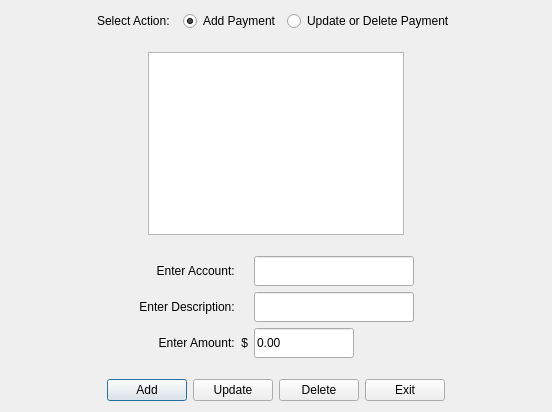
<?xml version="1.0" encoding="UTF-8"?>
<ui version="4.0">
 <class>UpdateAutomaticMonthlyPaymentsDialog</class>
 <widget class="QDialog" name="UpdateAutomaticMonthlyPaymentsDialog">
  <property name="geometry">
   <rect>
    <x>0</x>
    <y>0</y>
    <width>552</width>
    <height>412</height>
   </rect>
  </property>
  <property name="font">
   <font>
    <family>Segoe UI</family>
    <pointsize>9</pointsize>
   </font>
  </property>
  <property name="windowTitle">
   <string>Update Automatic Monthly Payments</string>
  </property>
  <layout class="QVBoxLayout" name="verticalLayout">
   <item>
    <layout class="QHBoxLayout" name="horizontalLayout">
     <item>
      <spacer name="horizontalSpacer_2">
       <property name="orientation">
        <enum>Qt::Horizontal</enum>
       </property>
       <property name="sizeHint" stdset="0">
        <size>
         <width>40</width>
         <height>20</height>
        </size>
       </property>
      </spacer>
     </item>
     <item>
      <widget class="QLabel" name="label">
       <property name="text">
        <string>Select Action:  </string>
       </property>
      </widget>
     </item>
     <item>
      <widget class="QRadioButton" name="radioButtonAdd">
       <property name="text">
        <string>Add Payment</string>
       </property>
       <property name="checked">
        <bool>true</bool>
       </property>
      </widget>
     </item>
     <item>
      <widget class="QRadioButton" name="radioButtonUpdate">
       <property name="text">
        <string>Update or Delete Payment</string>
       </property>
      </widget>
     </item>
     <item>
      <spacer name="horizontalSpacer">
       <property name="orientation">
        <enum>Qt::Horizontal</enum>
       </property>
       <property name="sizeHint" stdset="0">
        <size>
         <width>40</width>
         <height>20</height>
        </size>
       </property>
      </spacer>
     </item>
    </layout>
   </item>
   <item>
    <spacer name="verticalSpacer_3">
     <property name="orientation">
      <enum>Qt::Vertical</enum>
     </property>
     <property name="sizeType">
      <enum>QSizePolicy::Fixed</enum>
     </property>
     <property name="sizeHint" stdset="0">
      <size>
       <width>20</width>
       <height>15</height>
      </size>
     </property>
    </spacer>
   </item>
   <item>
    <layout class="QHBoxLayout" name="horizontalLayout_2">
     <item>
      <spacer name="horizontalSpacer_5">
       <property name="orientation">
        <enum>Qt::Horizontal</enum>
       </property>
       <property name="sizeHint" stdset="0">
        <size>
         <width>40</width>
         <height>20</height>
        </size>
       </property>
      </spacer>
     </item>
     <item>
      <layout class="QVBoxLayout" name="verticalLayout_3">
       <item>
        <widget class="QTableView" name="tableViewAutoPaymentSummary">
         <property name="font">
          <font>
           <family>Segoe UI</family>
           <pointsize>9</pointsize>
          </font>
         </property>
         <property name="cornerButtonEnabled">
          <bool>false</bool>
         </property>
         <attribute name="horizontalHeaderMinimumSectionSize">
          <number>20</number>
         </attribute>
         <attribute name="verticalHeaderMinimumSectionSize">
          <number>15</number>
         </attribute>
         <attribute name="verticalHeaderDefaultSectionSize">
          <number>25</number>
         </attribute>
        </widget>
       </item>
      </layout>
     </item>
     <item>
      <spacer name="horizontalSpacer_3">
       <property name="orientation">
        <enum>Qt::Horizontal</enum>
       </property>
       <property name="sizeHint" stdset="0">
        <size>
         <width>40</width>
         <height>20</height>
        </size>
       </property>
      </spacer>
     </item>
    </layout>
   </item>
   <item>
    <spacer name="verticalSpacer_2">
     <property name="orientation">
      <enum>Qt::Vertical</enum>
     </property>
     <property name="sizeType">
      <enum>QSizePolicy::Fixed</enum>
     </property>
     <property name="sizeHint" stdset="0">
      <size>
       <width>20</width>
       <height>15</height>
      </size>
     </property>
    </spacer>
   </item>
   <item>
    <layout class="QGridLayout" name="gridLayout">
     <item row="0" column="0">
      <spacer name="horizontalSpacer_7">
       <property name="orientation">
        <enum>Qt::Horizontal</enum>
       </property>
       <property name="sizeHint" stdset="0">
        <size>
         <width>40</width>
         <height>20</height>
        </size>
       </property>
      </spacer>
     </item>
     <item row="0" column="3">
      <spacer name="horizontalSpacer_14">
       <property name="orientation">
        <enum>Qt::Horizontal</enum>
       </property>
       <property name="sizeHint" stdset="0">
        <size>
         <width>40</width>
         <height>20</height>
        </size>
       </property>
      </spacer>
     </item>
     <item row="0" column="1">
      <widget class="QLabel" name="label_2">
       <property name="text">
        <string>Enter Account:    </string>
       </property>
       <property name="alignment">
        <set>Qt::AlignRight|Qt::AlignTrailing|Qt::AlignVCenter</set>
       </property>
      </widget>
     </item>
     <item row="2" column="1">
      <widget class="QLabel" name="label_5">
       <property name="text">
        <string>Enter Amount:  $</string>
       </property>
       <property name="alignment">
        <set>Qt::AlignRight|Qt::AlignTrailing|Qt::AlignVCenter</set>
       </property>
      </widget>
     </item>
     <item row="2" column="3">
      <spacer name="horizontalSpacer_15">
       <property name="orientation">
        <enum>Qt::Horizontal</enum>
       </property>
       <property name="sizeHint" stdset="0">
        <size>
         <width>40</width>
         <height>20</height>
        </size>
       </property>
      </spacer>
     </item>
     <item row="2" column="0">
      <spacer name="horizontalSpacer_16">
       <property name="orientation">
        <enum>Qt::Horizontal</enum>
       </property>
       <property name="sizeHint" stdset="0">
        <size>
         <width>40</width>
         <height>20</height>
        </size>
       </property>
      </spacer>
     </item>
     <item row="1" column="2">
      <widget class="QLineEdit" name="lineEditDescription">
       <property name="minimumSize">
        <size>
         <width>160</width>
         <height>30</height>
        </size>
       </property>
       <property name="maximumSize">
        <size>
         <width>160</width>
         <height>30</height>
        </size>
       </property>
      </widget>
     </item>
     <item row="1" column="0">
      <spacer name="horizontalSpacer_10">
       <property name="orientation">
        <enum>Qt::Horizontal</enum>
       </property>
       <property name="sizeHint" stdset="0">
        <size>
         <width>40</width>
         <height>20</height>
        </size>
       </property>
      </spacer>
     </item>
     <item row="1" column="3">
      <spacer name="horizontalSpacer_11">
       <property name="orientation">
        <enum>Qt::Horizontal</enum>
       </property>
       <property name="sizeHint" stdset="0">
        <size>
         <width>40</width>
         <height>20</height>
        </size>
       </property>
      </spacer>
     </item>
     <item row="0" column="2">
      <widget class="QLineEdit" name="lineEditAccount">
       <property name="minimumSize">
        <size>
         <width>160</width>
         <height>30</height>
        </size>
       </property>
       <property name="maximumSize">
        <size>
         <width>160</width>
         <height>30</height>
        </size>
       </property>
      </widget>
     </item>
     <item row="2" column="2">
      <widget class="QLineEdit" name="lineEditAmount">
       <property name="minimumSize">
        <size>
         <width>100</width>
         <height>30</height>
        </size>
       </property>
       <property name="maximumSize">
        <size>
         <width>100</width>
         <height>30</height>
        </size>
       </property>
       <property name="text">
        <string>0.00</string>
       </property>
      </widget>
     </item>
     <item row="1" column="1">
      <widget class="QLabel" name="label_4">
       <property name="text">
        <string>Enter Description:    </string>
       </property>
       <property name="alignment">
        <set>Qt::AlignRight|Qt::AlignTrailing|Qt::AlignVCenter</set>
       </property>
      </widget>
     </item>
    </layout>
   </item>
   <item>
    <spacer name="verticalSpacer">
     <property name="orientation">
      <enum>Qt::Vertical</enum>
     </property>
     <property name="sizeType">
      <enum>QSizePolicy::Fixed</enum>
     </property>
     <property name="sizeHint" stdset="0">
      <size>
       <width>20</width>
       <height>15</height>
      </size>
     </property>
    </spacer>
   </item>
   <item>
    <layout class="QHBoxLayout" name="horizontalLayout_3">
     <item>
      <spacer name="horizontalSpacer_8">
       <property name="orientation">
        <enum>Qt::Horizontal</enum>
       </property>
       <property name="sizeHint" stdset="0">
        <size>
         <width>40</width>
         <height>20</height>
        </size>
       </property>
      </spacer>
     </item>
     <item>
      <widget class="QPushButton" name="pushButtonAddPayment">
       <property name="text">
        <string>Add</string>
       </property>
      </widget>
     </item>
     <item>
      <widget class="QPushButton" name="pushButtonUpdatePayment">
       <property name="text">
        <string>Update</string>
       </property>
      </widget>
     </item>
     <item>
      <widget class="QPushButton" name="pushButtonDeletePayment">
       <property name="text">
        <string>Delete</string>
       </property>
      </widget>
     </item>
     <item>
      <widget class="QPushButton" name="pushButtonExit">
       <property name="text">
        <string>Exit</string>
       </property>
      </widget>
     </item>
     <item>
      <spacer name="horizontalSpacer_9">
       <property name="orientation">
        <enum>Qt::Horizontal</enum>
       </property>
       <property name="sizeHint" stdset="0">
        <size>
         <width>40</width>
         <height>20</height>
        </size>
       </property>
      </spacer>
     </item>
    </layout>
   </item>
  </layout>
 </widget>
 <resources/>
 <connections/>
</ui>
